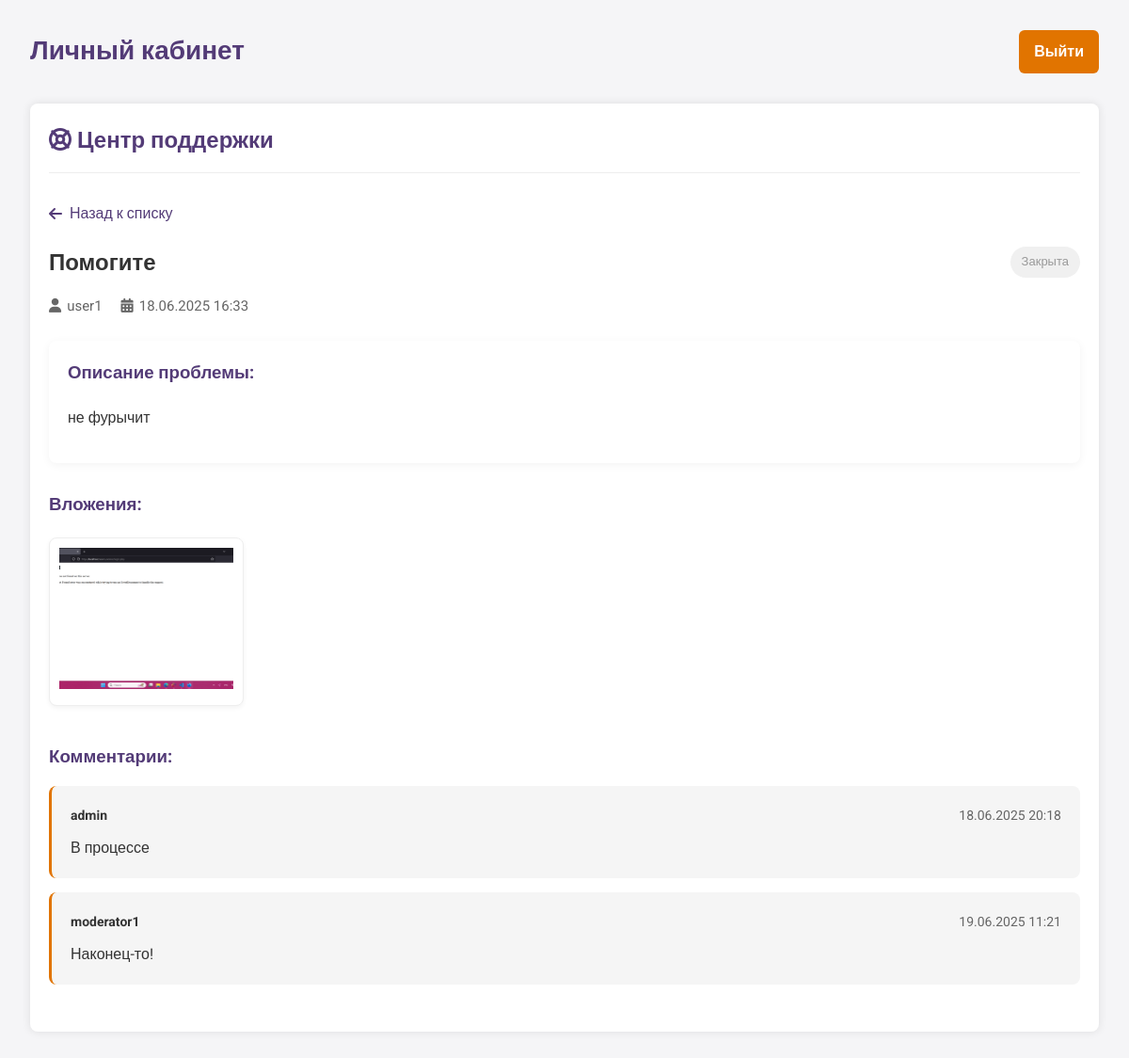
/assets/admin/helpline/helpline.php?ticket=6 (signed in), run on the app's committed database.
### tables this page shows
CREATE TABLE `tickets` (
  `id` int NOT NULL,
  `user_id` int NOT NULL,
  `title` varchar(255) NOT NULL,
  `description` text NOT NULL,
  `status` enum('open','in_progress','closed') DEFAULT 'open',
  `created_at` datetime NOT NULL,
  `updated_at` datetime NOT NULL DEFAULT CURRENT_TIMESTAMP ON UPDATE CURRENT_TIMESTAMP
);

CREATE TABLE `users` (
  `id` int NOT NULL,
  `username` varchar(50) NOT NULL,
  `password` varchar(255) NOT NULL,
  `email` varchar(100) NOT NULL,
  `role` enum('admin','moderator','user') DEFAULT 'user',
  `created_at` timestamp NULL DEFAULT CURRENT_TIMESTAMP,
  `is_banned` tinyint(1) DEFAULT '0',
  `updated_at` timestamp NULL DEFAULT CURRENT_TIMESTAMP ON UPDATE CURRENT_TIMESTAMP
);

CREATE TABLE `ticket_attachments` (
  `id` int NOT NULL,
  `ticket_id` int NOT NULL,
  `file_path` varchar(255) NOT NULL,
  `created_at` datetime DEFAULT CURRENT_TIMESTAMP
);

CREATE TABLE `ticket_comments` (
  `id` int NOT NULL,
  `ticket_id` int NOT NULL,
  `user_id` int NOT NULL,
  `comment` text NOT NULL,
  `created_at` datetime NOT NULL
);

### assets/admin/helpline/helpline.php (the view, shortened to what this page needs)
<?php
require_once '../../../includes/db_connect.php';
$is_moderator = ($_SESSION['user_role'] == 'moderator' || $_SESSION['user_role'] == 'admin');
if ($is_moderator) {
    $query = "SELECT t.*, u.username FROM tickets t JOIN users u ON t.user_id = u.id ORDER BY t.created_at DESC";
} else {
    $user_id = $_SESSION['user_id'];
    $query = "SELECT * FROM tickets WHERE user_id = '$user_id' ORDER BY created_at DESC";
}
$tickets_result = mysqli_query($conn, $query);
if (isset($_GET['ticket'])) {
    $ticket_id = mysqli_real_escape_string($conn, $_GET['ticket']);
    $ticket_query = "SELECT t.*, u.username FROM tickets t JOIN users u ON t.user_id = u.id WHERE t.id = '$ticket_id'";
    $ticket_result = mysqli_query($conn, $ticket_query);
    $ticket = mysqli_fetch_assoc($ticket_result);
    $comments_query = "SELECT tc.*, u.username FROM ticket_comments tc JOIN users u ON tc.user_id = u.id WHERE tc.ticket_id = '$ticket_id' ORDER BY tc.created_at ASC";
    $comments_result = mysqli_query($conn, $comments_query);
    $attachments_query = "SELECT * FROM ticket_attachments WHERE ticket_id = '$ticket_id'";
    $attachments_result = mysqli_query($conn, $attachments_query);
}
?>
<!DOCTYPE html>
<html lang="ru">
<head>
    <link rel="stylesheet" href="https://cdnjs.cloudflare.com/ajax/libs/font-awesome/6.5.0/css/all.min.css">
    <link rel="stylesheet" href="/assets/css/admin.css?v=<?= time() ?>">
</head>
<body>
<?php include '../includes/admin_header.php'; ?>
<div class="helpline-container">
    <div class="helpline-header">
        <h1><i class="fas fa-life-ring"></i> Центр поддержки</h1>
    </div>
    <div class="helpline-content">
        <?php if (!isset($_GET['ticket'])): ?>
            <div class="tickets-list">
                <div class="tickets-filter">
                    <input type="text" id="ticketSearch" placeholder="Поиск по заявкам...">
                    <?php if ($is_moderator): ?>
                        <select id="statusFilter">
                            <option value="">Все статусы</option>
                            <option value="open">Открытые</option>
                            <option value="in_progress">В работе</option>
                            <option value="closed">Закрытые</option>
                        </select>
                    <?php endif; ?>
                </div>
                <table class="tickets-table">
                    <thead>
                        <tr>
                            <th>ID</th>
                            <th>Тема</th>
                            <th>Статус</th>
                            <th>Автор</th>
                            <th>Дата создания</th>
                            <th>Действия</th>
                        </tr>
                    </thead>
                    <tbody>
                        <?php while ($ticket = mysqli_fetch_assoc($tickets_result)): ?>
                            <tr data-status="<?= $ticket['status'] ?>">
                                <td><?= $ticket['id'] ?></td>
                                <td><?= htmlspecialchars($ticket['title']) ?></td>
                                <td>
                                    <span class="status-badge status-<?= $ticket['status'] ?>">
                                        <?php
                                            switch($ticket['status']) {
                                                case 'open': echo 'Открыта'; break;
                                                case 'in_progress': echo 'В работе'; break;
                                                case 'closed': echo 'Закрыта'; break;
                                            }
                                        ?>
                                    </span>
                                </td>
                                <td><?= htmlspecialchars($ticket['username'] ?? 'Пользователь') ?></td>
                                <td><?= date('d.m.Y H:i', strtotime($ticket['created_at'])) ?></td>
                                <td>
                                    <a href="helpline.php?ticket=<?= $ticket['id'] ?>" class="btn-view"><i class="fas fa-eye"></i></a>
                                    <?php if ($is_moderator): ?>
                                        <a href="#" class="btn-edit" data-id="<?= $ticket['id'] ?>"><i class="fas fa-edit"></i></a>
                                    <?php endif; ?>
                                </td>
                            </tr>
                        <?php endwhile; ?>
                    </tbody>
                </table>
            </div>
        <?php else: ?>
            <div class="ticket-details">
                <a href="helpline.php" class="btn-back"><i class="fas fa-arrow-left"></i> Назад к списку</a>
                <div class="ticket-header">
                    <h2><?= htmlspecialchars($ticket['title']) ?></h2>
                    <span class="status-badge status-<?= $ticket['status'] ?>">
                        <?php
                            switch($ticket['status']) {
                                case 'closed': echo 'Закрыта'; break;
                            }
                        ?>
                    </span>
                </div>
                <div class="ticket-meta">
                    <span><i class="fas fa-user"></i> <?= htmlspecialchars($ticket['username']) ?></span>
                    <span><i class="fas fa-calendar-alt"></i> <?= date('d.m.Y H:i', strtotime($ticket['created_at'])) ?></span>
                </div>
                <div class="ticket-description">
                    <h3>Описание проблемы:</h3>
                    <p><?= nl2br(htmlspecialchars($ticket['description'])) ?></p>
                </div>
                <?php if (mysqli_num_rows($attachments_result) > 0): ?>
                    <div class="ticket-attachments">
                        <h3>Вложения:</h3>
                        <div class="attachments-grid">
                            <?php while ($attachment = mysqli_fetch_assoc($attachments_result)): ?>
                                <?php
                                    $ext = pathinfo($attachment['file_path'], PATHINFO_EXTENSION);
                                    $is_image = in_array(strtolower($ext), ['jpg', 'jpeg', 'png', 'gif']);
                                    $is_video = in_array(strtolower($ext), ['mp4', 'mov', 'avi']);
                                ?>
                                <div class="attachment-item">
                                    <?php if ($is_image): ?>
                                        <a href="<?= $attachment['file_path'] ?>" data-lightbox="ticket-attachments">
                                            <img src="<?= $attachment['file_path'] ?>" alt="Вложение">
                                        </a>
                                    <?php elseif ($is_video): ?>
                                        <video controls>
                                            <source src="<?= $attachment['file_path'] ?>" type="video/<?= $ext ?>">
                                        </video>
                                    <?php else: ?>
                                        <a href="<?= $attachment['file_path'] ?>" download>
                                            <i class="fas fa-file-download"></i> Скачать файл
                                        </a>
                                    <?php endif; ?>
                                </div>
                            <?php endwhile; ?>
                        </div>
                    </div>
                <?php endif; ?>
                <div class="ticket-comments">
                    <h3>Комментарии:</h3>
                    <div class="comments-list">
                        <?php while ($comment = mysqli_fetch_assoc($comments_result)): ?>
                            <div class="comment-item <?= $comment['user_id'] == $ticket['user_id'] ? 'user-comment' : 'moderator-comment' ?>">
                                <div class="comment-header">
                                    <strong><?= htmlspecialchars($comment['username']) ?></strong>
                                    <span><?= date('d.m.Y H:i', strtotime($comment['created_at'])) ?></span>
                                </div>
                                <div class="comment-body">
                                    <?= nl2br(htmlspecialchars($comment['comment'])) ?>
                                </div>
                            </div>
                        <?php endwhile; ?>
                    </div>
                </div>
            </div>
        <?php endif; ?>
    </div>
</div>
</body>
</html>

### assets/css/admin.css (style rules this page uses)
* { box-sizing: border-box; }
body { margin: 0; font-family: 'Roboto', sans-serif; background-color: #f4f4f9; color: #000000; }
.status-badge { display: inline-block; padding: 4px 10px; border-radius: 12px; font-size: 12px; font-weight: 500; }
.helpline-container { max-width: 1200px; margin: 20px auto; padding: 20px; background-color: #fff; border-radius: 8px; box-shadow: 0 0 10px rgba(0, 0, 0, 0.1); }
.helpline-header { display: flex; justify-content: space-between; align-items: center; margin-bottom: 30px; padding-bottom: 15px; border-bottom: 1px solid #eee; }
.helpline-header h1 { color: #533b77; margin: 0; font-size: 24px; }
.status-badge { padding: 4px 8px; border-radius: 12px; font-size: 12px; font-weight: 500; color: white; }
.status-closed { background-color: #a5a5a5; }
.ticket-details { margin-top: 20px; }
.btn-back { display: inline-block; margin-bottom: 20px; color: #533b77; text-decoration: none; font-weight: 500; }
.ticket-header { display: flex; align-items: center; gap: 15px; margin-bottom: 15px; }
.ticket-header h2 { margin: 0; color: #333; }
.ticket-meta { display: flex; gap: 20px; margin-bottom: 20px; color: #666; font-size: 14px; }
.ticket-description { margin-bottom: 30px; padding: 20px; background-color: #f9f9f9; border-radius: 4px; }
.ticket-description h3 { margin-top: 0; color: #533b77; }
.ticket-attachments { margin-bottom: 30px; }
.ticket-attachments h3 { color: #533b77; }
.attachments-grid { display: grid; grid-template-columns: repeat(auto-fill, minmax(200px, 1fr)); gap: 15px; margin-top: 15px; }
.attachment-item { border: 1px solid #ddd; border-radius: 4px; padding: 10px; text-align: center; }
.attachment-item img { max-width: 100%; max-height: 150px; object-fit: contain; }
.ticket-comments { margin-top: 30px; }
.ticket-comments h3 { color: #533b77; margin-bottom: 15px; }
.comments-list { margin-bottom: 30px; }
.comment-item { padding: 15px; margin-bottom: 15px; border-radius: 4px; position: relative; }
.moderator-comment { background-color: #f5f5f5; border-left: 3px solid #e17400; }
.comment-header { display: flex; justify-content: space-between; margin-bottom: 10px; font-size: 14px; }
.comment-header strong { color: #333; }
.comment-header span { color: #666; }
.comment-body { color: #333; line-height: 1.5; }
body { font-family: 'Roboto', sans-serif; background-color: #f5f5f7; color: #333; line-height: 1.6; }
.status-badge { padding: 6px 12px; border-radius: 20px; font-size: 13px; font-weight: 500; display: inline-block; }
.status-closed { background-color: #f0f0f0; color: #999; }
.btn-back { display: inline-flex; align-items: center; gap: 8px; color: #533b77; text-decoration: none; font-weight: 500; margin-bottom: 20px; }
.ticket-header { display: flex; align-items: center; justify-content: space-between; margin-bottom: 15px; flex-wrap: wrap; gap: 15px; }
.ticket-meta { display: flex; gap: 20px; margin-bottom: 25px; color: #666; font-size: 15px; }
.ticket-meta span { display: flex; align-items: center; gap: 6px; }
.ticket-description { margin-bottom: 30px; padding: 20px; background-color: white; border-radius: 8px; box-shadow: 0 2px 10px rgba(0, 0, 0, 0.05); }
.attachments-grid { display: grid; grid-template-columns: repeat(auto-fill, minmax(200px, 1fr)); gap: 15px; }
.attachment-item { border: 1px solid #eee; border-radius: 8px; overflow: hidden; background-color: white; box-shadow: 0 2px 5px rgba(0, 0, 0, 0.05); transition: transform 0.3s; }
.attachment-item a, .attachment-item video { display: block; width: 100%; height: 100%; text-decoration: none; color: inherit; }
.attachment-item img { width: 100%; height: 150px; object-fit: cover; }
.ticket-comments { margin-top: 40px; }
.comment-item { padding: 20px; margin-bottom: 15px; border-radius: 8px; position: relative; }
.comment-body { color: #333; line-height: 1.6; }

### data on the page
tickets: title "Помогите", user.username "user1", created_at "18.06.2025 16:33", description "не фурычит"
ticket_attachments: file_path (picture)
ticket_comments: user.username "admin", created_at "18.06.2025 20:18", comment "В процессе"
ticket_comments: user.username "moderator1", created_at "19.06.2025 11:21", comment "Наконец-то!"

### other printed values
$page_heading "Личный кабинет"
